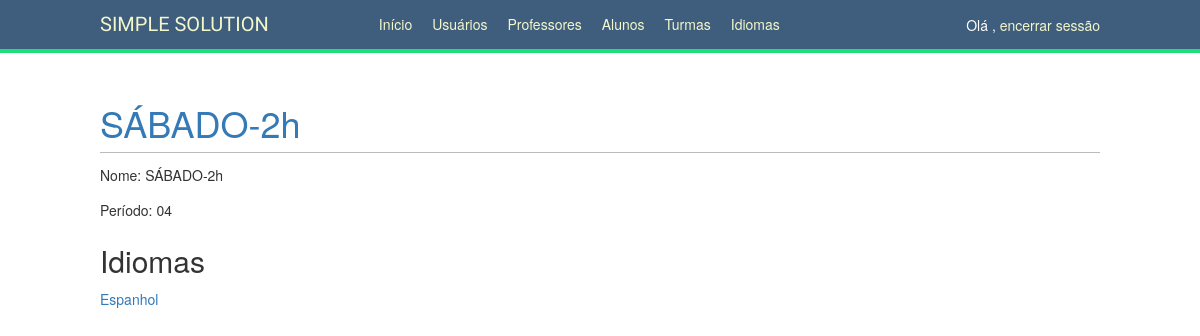
Screenshot of /school/careers/1/ (signed in) with the database file from the repository.
### school/models.py (models this page shows, shortened)
class Career(models.Model):
    SEG_QUA = 'SEG-QUA'
    TER_QUI = 'TER-QUI'
    SEXTA = 'SEXTA-2h'
    SABADO = 'SÁBADO-2h'
    WEEK_DAYS_MAP = {
        SEG_QUA: 'SEG-QUA',
        TER_QUI: 'TER-QUI',
        SEXTA: 'SEXTA-2h',
        SABADO: 'SÁBADO-2h',
    }
    WEEK_DAYS_CHOICES = [
        (SEG_QUA, WEEK_DAYS_MAP[SEG_QUA]),
        (TER_QUI, WEEK_DAYS_MAP[TER_QUI]),
        (SEXTA, WEEK_DAYS_MAP[SEXTA]),
        (SABADO, WEEK_DAYS_MAP[SABADO]),
    ]
    name = models.CharField(max_length=80, verbose_name='Dias da semana', choices=WEEK_DAYS_CHOICES)
    code = models.CharField(max_length=25, verbose_name='Cód',unique=True)
    subjects = models.ManyToManyField(Subject, blank=True,)
    time = models.CharField(max_length=30,verbose_name='Horário',default='10:00/11:00')

class Subject(models.Model):
    STARTER = 'STARTER'
    BASIC = 'BASIC'
    INTERMEDIATE = 'INTERMEDIATE'
    ADVANCED = 'ADVANCED'
    SUBJECT_TYPE_MAP = {
        STARTER: 'STARTER',
        BASIC: 'BASIC',
        INTERMEDIATE: 'INTERMEDIATE',
        ADVANCED: 'ADVANCED',
    }
    SUBJECT_TYPE_CHOICES = (
        (STARTER, SUBJECT_TYPE_MAP[STARTER]),
        (BASIC, SUBJECT_TYPE_MAP[BASIC]),
        (INTERMEDIATE, SUBJECT_TYPE_MAP[INTERMEDIATE]),
        (ADVANCED, SUBJECT_TYPE_MAP[ADVANCED]),
    )
    name = models.CharField(max_length=80, unique=True, verbose_name='Nome')
    code = models.CharField(max_length=25, unique=True, verbose_name='Código')
    subject_type = models.CharField(
        max_length=12,
        choices=SUBJECT_TYPE_CHOICES, verbose_name='Nível'
    )
    professors = models.ManyToManyField(Professor, blank=True,)
    students = models.ManyToManyField('Student', blank=True)

### school/views.py (the view)
# urls.py: path('careers/<int:career_id>/', views.career_detail, name='career_detail'),
@staff_member_required
def career_detail(request, career_id):
    career = get_object_or_404(Career, pk=career_id)
    return render(request, 'school/career/detail.html', {'section': 'careers',
                                                         'career': career})

### school/templates/school/career/detail.html (shortened to what this page needs)
{% extends "base.html" %}
{% block content %}
    <h1><a href="{% url "career_edit" career.id %}">{{ career.name }}</a></h1>
    <p>Nome: {{ career.name }}</p>
    <p>Período: {{ career.code }}</p>
    <h2>Idiomas</h2>
    {% for subject in career.subjects.all %}
        <p><a href="{% url "subject_detail" subject.id %}">{{ subject.name }}</a></p>
    {% endfor %}
{% endblock %}

### account/static/css/base.css (style rules this page uses)
body { margin:0; padding:0; font-family:helvetica, sans-VITRif; }
p { line-height: 1.8; }
a { color:#120a8f; text-decoration:none; }
h1, h2, h3, h4, h5 , h6 { font-family: 'Muli', sans-VITRif; font-weight:normal; }
h1 { border-bottom:1px solid #bbb; padding:0 0 10px 0; margin:10px 0 20px 0; }
h2 { margin:30px 0 20px; }

### rows the page displays
Career: name "SÁBADO-2h", code "04"
Subject: name "Espanhol"
